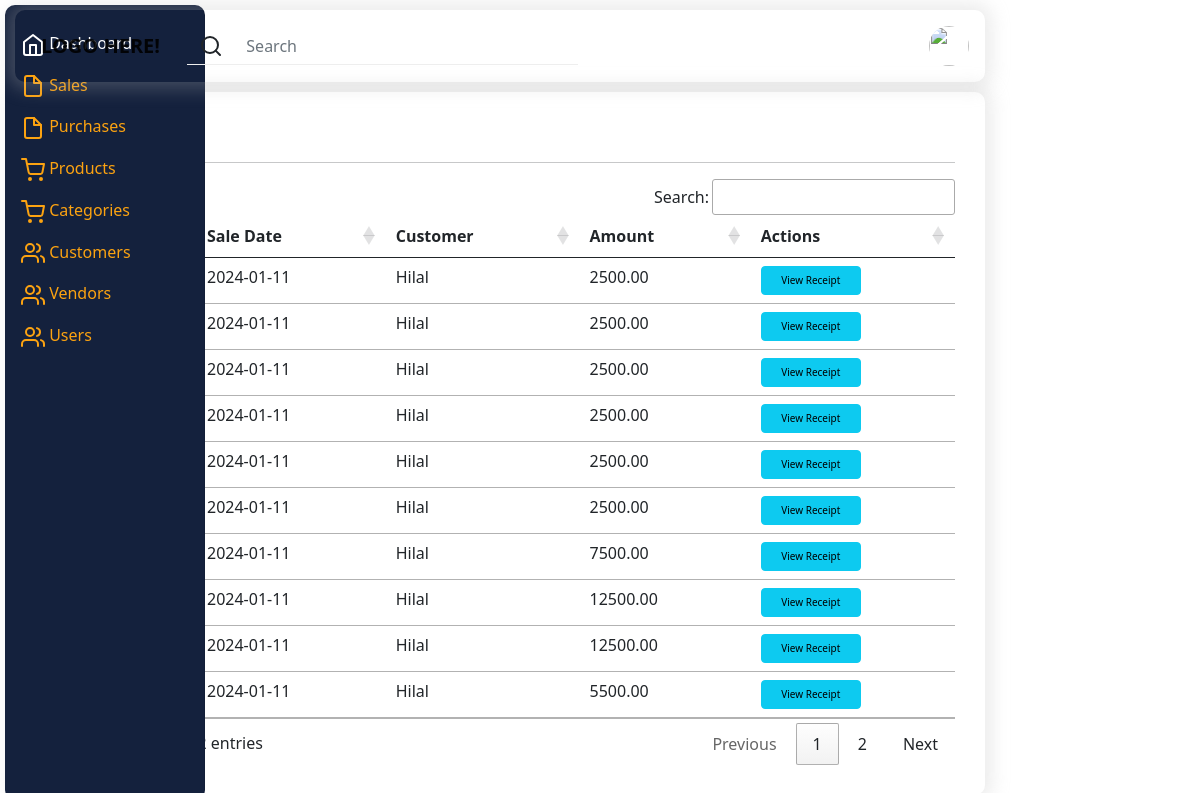
/purchases/view.php (signed in), run on the app's committed database.
### tables this page shows
CREATE TABLE `purchasemaster` (
  `PurchaseID` int(11) NOT NULL,
  `PurchaseDate` date DEFAULT current_timestamp(),
  `VendorID` int(11) DEFAULT NULL,
  `TotalAmount` decimal(10,2) DEFAULT NULL
);

CREATE TABLE `vendors` (
  `VendorID` int(11) NOT NULL,
  `VendorName` varchar(255) DEFAULT NULL,
  `ContactPerson` varchar(255) DEFAULT NULL,
  `ContactNumber` varchar(20) DEFAULT NULL,
  `Email` varchar(255) DEFAULT NULL
);

### purchases/view.php (the view, shortened to what this page needs)
<link rel="stylesheet" href="https://cdn.datatables.net/1.13.7/css/jquery.dataTables.css" />
<?php
include('../session.php');
include('../templates/header.php');
$sql = "SELECT * FROM purchasemaster";
$result = $conn->query($sql);
if ($result->num_rows > 0) {
    echo "<h5>Purchases  <a style='color:red;font-size:20px;text-decoration:none' href='/inventory_management/purchases/addpurchase.php'>+</a></h5><hr/>";
    echo "<table class='table ' id='invTable'>";
    echo "<thead><tr><th>Sale Id</th><th>Sale Date</th><th>Customer</th><th>Amount</th><th>Actions</th></tr></thead>";
    while ($row = $result->fetch_assoc()) {
        echo "<tr>";
        echo "<td>" . $row["PurchaseID"] . "</td>";
        $q = "select * from vendors where VendorID = ".$row['VendorID'];
        $r = $conn->query($q);
        $cusRow = $r->fetch_assoc();
        echo "<td>" . $row["PurchaseDate"] . "</td>";
        echo "<td>" . $cusRow["VendorName"] . "</td>";
        echo "<td>" . $row["TotalAmount"] . "</td>";
        echo "<td><a href='/inventory_management/purchases/bill.php?p_id=". $row["PurchaseID"]."' style='heigh:30px;width:100px;font-size:10px;' class='btn btn-info'>View Receipt</a></td>";
        echo "</tr>";
    }
    echo "</table>";
} else {
    echo "No product found.";
}
?>

### templates/header.php (shortened to what this page needs)
<!DOCTYPE html>
<html lang="en">
<head>
<link rel="stylesheet" href="<?php echo '/css/dashboard.css'; ?>">
    <link rel="stylesheet" href="https://stackpath.bootstrapcdn.com/bootstrap/5.0.0-alpha1/css/bootstrap.min.css">
</head>
<body>
  <div class="container-fluid h-100 full">
    <div class="row h-100 ">
        <nav id="sidebar" class="col-md-3 col-lg-2 d-md-block bg sidebar collapse">
            <div class="position-sticky pt-md-2">
              <ul class="nav flex-column">
                  <li class="nav-item">
                    <a class="nav-link active" aria-current="page" href="/inventory_management/">
                      <span class="ml-2">Dashboard</span>
                    </a>
                  </li>
                  <li class="nav-item">
                    <a class="nav-link" href="/inventory_management/sales/view.php">
                      <span class="ml-2">Sales</span>
                    </a>
                  </li>
                  <li class="nav-item">
                    <a class="nav-link" href="/inventory_management/purchases/view.php">
                      <span class="ml-2">Purchases</span>
                    </a>
                  </li>
                  <li class="nav-item">
                    <a class="nav-link" href="/inventory_management/products/view.php">
                      <span class="ml-2">Products</span>
                    </a>
                  </li>
                  <li class="nav-item">
                    <a class="nav-link" href="/inventory_management/categories/view.php">
                      <span class="ml-2">Categories</span>
                    </a>
                  </li>
                  <li class="nav-item">
                    <a class="nav-link" href="/inventory_management/customer/view.php">
                      <span class="ml-2">Customers</span>
                    </a>
                  </li>
                  <li class="nav-item">
                    <a class="nav-link" href="/inventory_management/vendor/view.php">
                      <span class="ml-2">Vendors</span>
                    </a>
                  </li>
                  <li class="nav-item">
                    <a class="nav-link" href="/inventory_management/users/view.php">
                      <span class="ml-2">Users</span>
                    </a>
                  </li>
                 </ul>
            </div>
        </nav>
        <div class="col-md-9 ml-sm-auto col-lg-10 second-bar">
          <div class="row nav-row">
            <nav class="navbar navbar-light nav-vertical bg p-3 rounded-9">
              <div class="d-flex  col-12 col-md-3 col-lg-2 mb-2 mb-lg-0 flex-wrap flex-md-nowrap justify-content-between">
                  <a class="navbar-brand" href="#">
                    Logo Here!
                  </a>
              </div>
              <div class="col-12 col-md-4 col-lg-5">
                  <div class="input-group">
                      <span class="input-group-text search_divs">
                          <svg xmlns="http://www.w3.org/2000/svg" width="24" height="24" viewBox="0 0 24 24" fill="none" stroke="currentColor" stroke-width="2" stroke-linecap="round" stroke-linejoin="round" class="feather feather-search">
                              <circle cx="11" cy="11" r="8"></circle>
                              <line x1="21" y1="21" x2="16.65" y2="16.65"></line>
                          </svg>
                      </span>
                      <input type="text" class=" search_divs form-control" placeholder="Search" aria-label="Search">
                  </div>
              </div>
              <div class="col-12 col-md-5 col-lg-5 d-flex align-items-center justify-content-md-end mt-3 mt-md-0">
                  <div class="dropdown">
                      <img src="c1.jpg" alt="User Avatar" class="rounded-circle" width="40" height="40" data-toggle="dropdown" aria-haspopup="true" aria-expanded="false" style="cursor: pointer;">
                  </div>
              </div>
          </nav>
          </div>
          <div class=" other">

### templates/css/dashboard.css (style rules this page uses)
html, body { height: 100%; background-color: #FFFFFF; }
.sidebar { position: fixed; top: 0; bottom: 0; left: 0; z-index: 100; padding: 10px 0; box-shadow: inset -1px 0 0 rgba(0, 0, 0, .1); z-index: 99; background-color: #14213D; margin: 5px; border-radius: 10px; }
.second-bar { padding: 5px 10px; }
.full { padding: opx 5px; }
.nav-row,.other { margin: 5px; }
.navbar-brand { font-weight: bold; text-transform: uppercase; padding-left: 10px; }
.navbar { color: white; border-radius: 10px; padding-inline: 1.5rem; box-shadow: 0px 0px 18px 7px rgba(186, 186, 186, 0.279); -webkit-box-shadow: 0px 0px 18px 7px rgba(186,186,186,0.279); -moz-box-shadow: 0px 0px 18px 7px rgba(186,186,186,0.279); }
.search_divs { border: 0px; background: transparent; outline:none; border-bottom: 1px solid #eee; border-radius: 0px; }
@media (min-width: 767.98px) { .navbar { top: 0; position: sticky; z-index: 999; } }
.sidebar .nav-link { color: #FCA311; }
.sidebar .nav-link.active { color: white; }
.other { border-radius: 10px; padding: 15px; min-height: 80vh; margin-top:10px; padding:30px; box-shadow: 0px 0px 18px 7px rgba(186, 186, 186, 0.279); -webkit-box-shadow: 0px 0px 18px 7px rgba(186,186,186,0.279); -moz-box-shadow: 0px 0px 18px 7px rgba(186,186,186,0.279); }

### data on the page
purchasemaster: PurchaseDate "2024-01-11", VendorID.VendorName "Hilal", TotalAmount "2500.00", $row["PurchaseID"] 1 (drawn)
purchasemaster: PurchaseDate "2024-01-11", VendorID.VendorName "Hilal", TotalAmount "2500.00"
purchasemaster: PurchaseDate "2024-01-11", VendorID.VendorName "Hilal", TotalAmount "2500.00"
purchasemaster: PurchaseDate "2024-01-11", VendorID.VendorName "Hilal", TotalAmount "2500.00"
purchasemaster: PurchaseDate "2024-01-11", VendorID.VendorName "Hilal", TotalAmount "2500.00"
purchasemaster: PurchaseDate "2024-01-11", VendorID.VendorName "Hilal", TotalAmount "2500.00"
purchasemaster: PurchaseDate "2024-01-11", VendorID.VendorName "Hilal", TotalAmount "7500.00"
purchasemaster: PurchaseDate "2024-01-11", VendorID.VendorName "Hilal", TotalAmount "12500.00"
purchasemaster: PurchaseDate "2024-01-11", VendorID.VendorName "Hilal", TotalAmount "12500.00"
purchasemaster: PurchaseDate "2024-01-11", VendorID.VendorName "Hilal", TotalAmount "5500.00", $row["PurchaseID"] 10 (drawn)
